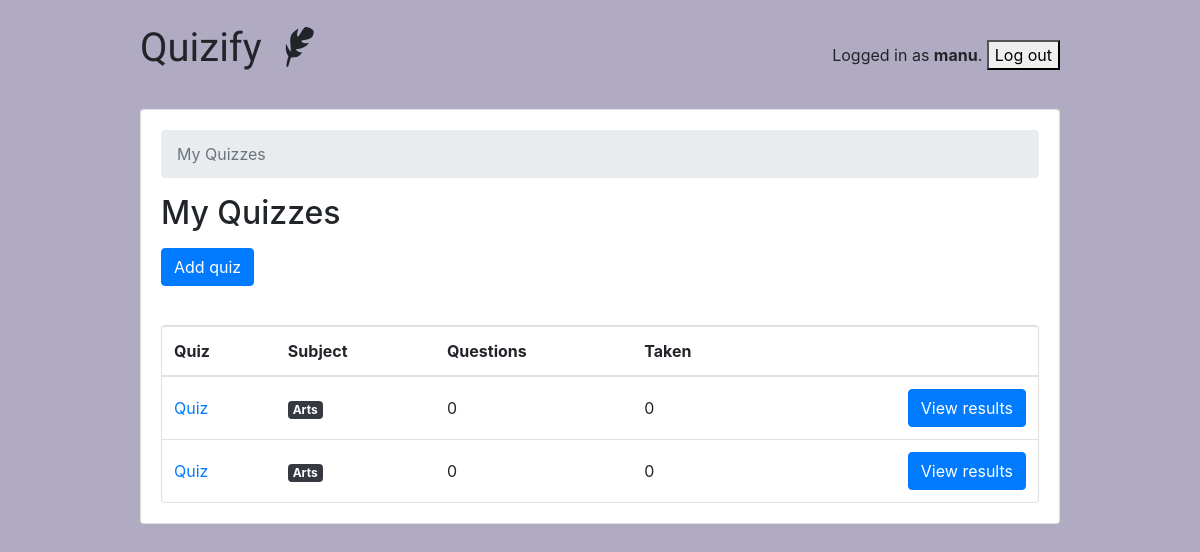
Page /teachers/ (signed in) on the earlier database version.
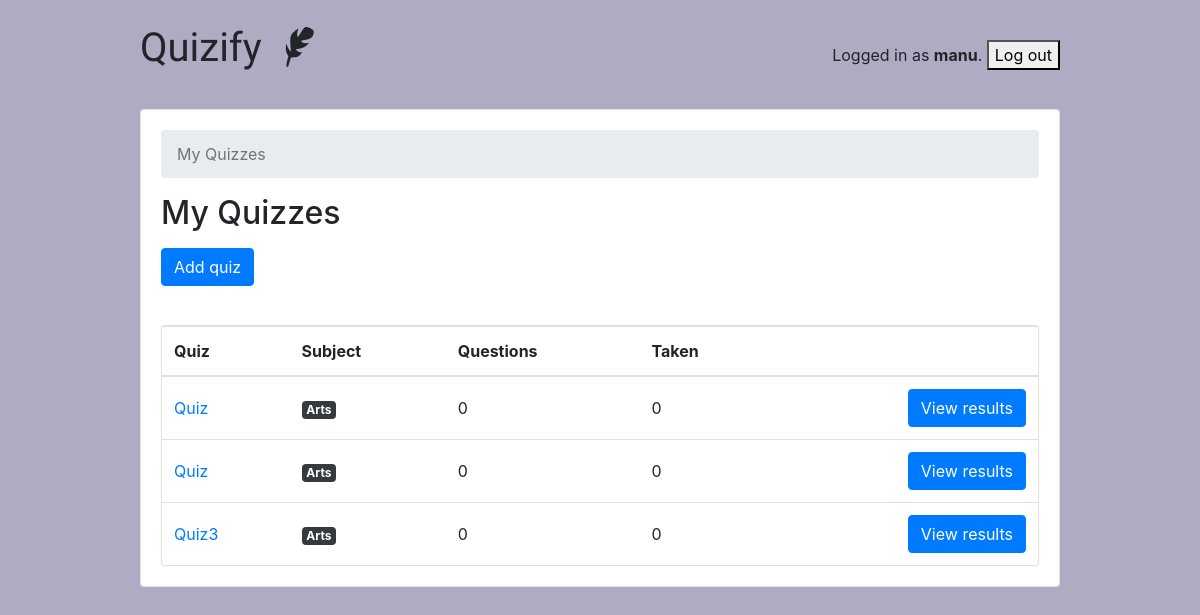
Same page on the later database version.
### classroom/models.py (models this page shows, shortened)
class Quiz(models.Model):
    owner = models.ForeignKey(User, on_delete=models.CASCADE, related_name='quizzes')
    name = models.CharField(max_length=255)
    subject = models.ForeignKey(Subject, on_delete=models.CASCADE, related_name='quizzes')

class Subject(models.Model):
    name = models.CharField(max_length=30)
    color = models.CharField(max_length=7, default='#007bff')
    def get_html_badge(self):
        name = escape(self.name)
        color = escape(self.color)
        html = '<span class="badge badge-primary" style="background-color: %s">%s</span>' % (color, name)
        return mark_safe(html)

### classroom/views/teachers.py (the view)
# urls.py: path('', students.QuizListView.as_view(), name='quiz_list'),
@method_decorator([login_required, teacher_required], name='dispatch')
class QuizListView(ListView):
    model = Quiz
    ordering = ('name', )
    context_object_name = 'quizzes'
    template_name = 'classroom/teachers/quiz_change_list.html'
    def get_queryset(self):
        queryset = self.request.user.quizzes \
            .select_related('subject') \
            .annotate(questions_count=Count('questions', distinct=True)) \
            .annotate(taken_count=Count('taken_quizzes', distinct=True))
        return queryset

### classroom/templates/classroom/teachers/quiz_change_list.html
{% extends 'base.html' %}
{% block content %}
<nav aria-label="breadcrumb">
  <ol class="breadcrumb">
    <li class="breadcrumb-item active" aria-current="page">My Quizzes</li>
  </ol>
</nav>
<h2 class="mb-3">My Quizzes</h2>
<a href="{% url 'teachers:quiz_add' %}" class="btn btn-primary mb-3" role="button">Add quiz</a>
<div class="card">
  <table class="table mb-0">
    <thead>
      <tr>
        <th>Quiz</th>
        <th>Subject</th>
        <th>Questions</th>
        <th>Taken</th>
        <th></th>
      </tr>
    </thead>
    <tbody>
      {% for quiz in quizzes %}
        <tr>
          <td class="align-middle"><a href="{% url 'teachers:quiz_change' quiz.pk %}">{{ quiz.name }}</a></td>
          <td class="align-middle">{{ quiz.subject.get_html_badge }}</td>
          <td class="align-middle">{{ quiz.questions_count }}</td>
          <td class="align-middle">{{ quiz.taken_count }}</td>
          <td class="text-right">
            <a href="{% url 'teachers:quiz_results' quiz.pk %}" class="btn btn-primary">View results</a>
          </td>
        </tr>
      {% empty %}
        <tr>
          <td class="bg-light text-center font-italic" colspan="5">You haven't created any quiz yet.</td>
        </tr>
      {% endfor %}
    </tbody>
  </table>
</div>
{% endblock %}

Differences in the rows shown:
added Quiz: name "Quiz3", subject.get_html_badge "Arts", questions_count "0", taken_count "0"
